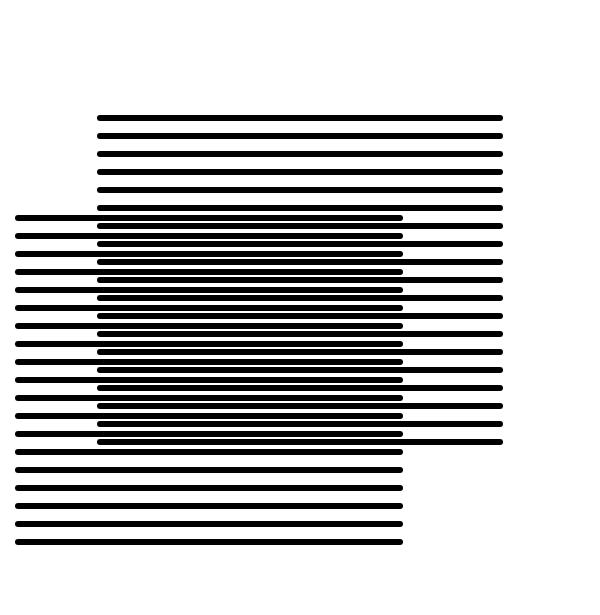
Frame 1 (no input)
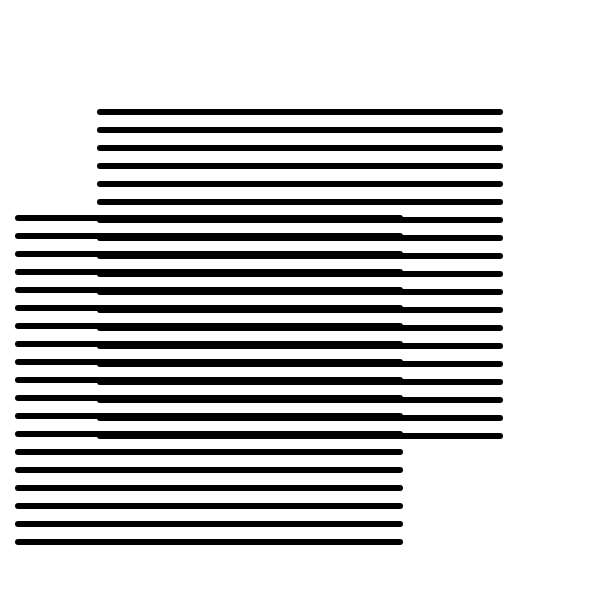
Frame 60 (no input)
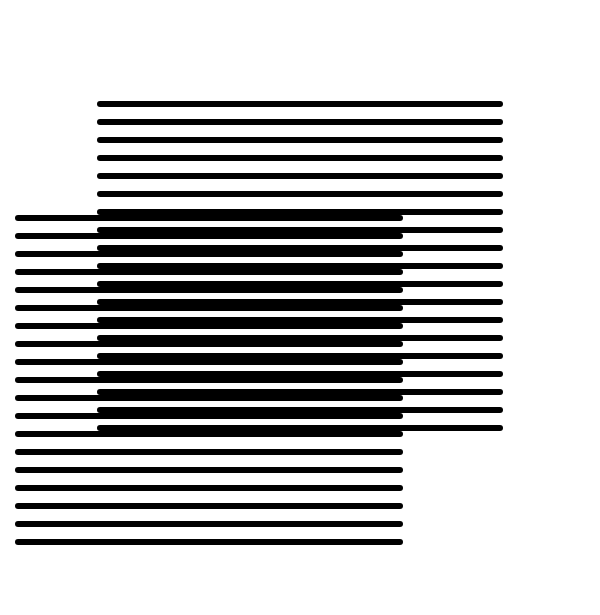
Frame 120 (the mouse pressed at the canvas centre since frame 60)

The p5.js sketch that drew these frames (run headless with seeded random() and noise() and a simulated clock; from frame 60 on, the mouse is pressed at the canvas centre):

// p5.js sketch
// ── sketch.js

let y = 0;
let back = false;
function setup() {
    createCanvas(600, 615);
    frameRate(100);
}

function draw() {
    background(255);


    for (let i = 1; i < 20; i++) {
        fill(0);
        strokeWeight(6);
        line(18, 200 + i * 18, 600 - 200, 200 + i * 18);
    }

    for (let i = 1; i < 20; i++) {
        line(100, 100 + i * 18 - y * 2, 520 - 20, 100 + i * 18 - y * 2);
    }

    if (back) {
        y--;
    } else {
        y++;
    }

    if (y > 30) {
        back = true;
    }

    if (y < 0) {
        back = false;
    }

}
